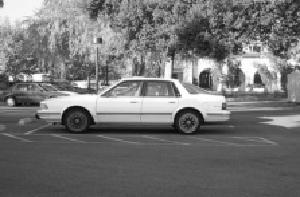
%> input picture cars/image_0001.jpg, 300 x 197 px; its folder holds only this picture in this run
$ octave --eval "delta2;"   (GNU Octave 9; MATLAB toolbox functions it lacks are replaced by stand-ins)
%> lines starting %> are read from the running program, lines starting %| are printed output that depends on the picture
function delta2()
clc;
trainTestRatio = 0.7;
f = @logsig;
gradf = @(x) f(x).*(1 - f(x));

[xTrain, dTrain, xTest, dTest, imgTest] = Load('cars', 'airplanes', trainTestRatio);
[w, E] = OfflineLearning(xTrain, dTrain, f, gradf, @Stop);

y = Predict(xTest, f, w);
y = OutputToClass(y, max(dTest(:)));
Draw(y, dTest, imgTest);
% [2 lines not run here, left out]
function Draw(predicted, actual, X)
c = ["car", "airplane"];
close all;
nrows = 5;
ncols = 5;
predicted = predicted + 1;
actual = actual + 1;
for i = 1:nrows
    for j = 1:ncols
        k = (i - 1) * ncols + j;
        subplot(nrows, ncols, k);
        k
        img = uint8(reshape (X(k,:),64,64));
        imshow(img);
        xlabel(c(predicted(k)));
    end
end
set(gcf, 'Position', [50, 211, 560, 690]);
%MinGui()

figure
confusionchart(c(actual), c(predicted));
set(gcf, 'Position', [50, 0, 560, 136]);
%MinGui()
end


function outp = OutputToClass(y,number)
outp = y>number/2;
end

function [xTrain, dTrain, xTest, dTest, imgTest] = Load(folder1, folder2, trainTestRatio)
%> called with folder1 = 'cars', folder2 = 'airplanes', trainTestRatio = 0.7
[img0, N0] = LoadFolder(folder1);
%> in LoadFolder, img_i is the input picture: size 197x300 uint8; min 0, max 255, mean 115.7
%> in LoadFolder, `img_i = imresize(img_i, [64, 64]);`:
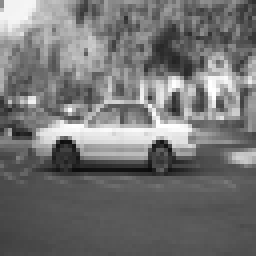
%> img_i: size 64x64 uint8 (shown 4 times larger); min 11, max 255, mean 115.7
%> img0 = 4096 values, max 255 at index 1116, min 11 at index 2411, mean 115.7; N0 = 1
[img1, N1] = LoadFolder(folder2);
d = [zeros(N0, 1); ones(N1, 1)];
img = [img0; img1];
%> img has the same summary as img0
N = N0 + N1;
%> N = 1
p = randperm(N);
d = d(p);
%> d = 0
X = zscore(img(p, :));
%> X = 4096 values, max 2.83 at index 1116, min -2.13 at index 2411, mean 0
n = round(N * trainTestRatio);
%> n = 1
xTrain = X(1:n, :);
%> xTrain has the same summary as X
xTest = X(n+1:end, :);
%> xTest = []
dTrain = d(1:n);
%> dTrain = 0
dTest = d(n+1:end);
%> dTest = []
imgTest = img(p(n+1:end), :);
%> imgTest = []
%> in delta2, `[xTrain, dTrain, xTest, dTest, imgTest] = Load('cars', 'airplanes', tr..`: xTrain has the same summary as X in Load; dTrain = 0; xTest = []
end

function [img, N] = LoadFolder(folder)
files = dir([folder '/*.jpg']);
N = length(files);
img = [];

for i = 1:N
    fprintf('loading %s\n', files(i).name);
    img_i = imread([folder '/' files(i).name]);
    img_i = imresize(img_i, [64, 64]);

    if size(img_i, 3) == 3
        img_i = rgb2gray(img_i);
    end

    img(i, :) = double(img_i(:))';
end
end

function z = Stop(E, epoch)
if epoch > 10000, z = true; return; end
if length (E) < 10, z = false; return; end

if E(end - 9) < E(end) || ...
   E(end - 9) - E(end) < 1e-3
    z = true;
    return
end

z = false;
end

function y = Predict(x, f, w)
y = zeros(size(x, 1), size(w, 2));

for i = 1:size(x, 1)
    y(i, :) = f((x(i, :)*w)); %*w nem biztos
end

end

function [w,E] = OfflineLearning(x, d, f, gradf, stop)
%> called with d = 0
    [~, n] = size(x);
%> n = 4096
    w = randn(n,size(d,2));
    epoch = 0;
    lr = 0.0005;
    while true
         v = x * w;
         y = f(v);
         e = y - d;
         g = x' * (e .* gradf(v)); %
         w = w - lr * g;
         E = sum(e(:).^2);
         if stop(E, epoch), break; end
         epoch = epoch + 1;
    end
%> after the loop, epoch = 10001; w = 4096 values, max 3.29 at index 3259, min -3.76 at index 1167, mean -0.000924
end
%> in delta2, `[w, E] = OfflineLearning(xTrain, dTrain, f, gradf, @Stop);`: E = 1
%> in delta2, `y = Predict(xTest, f, w);`: y = []
%> (the run ends here)

$ run again, on cars/image_0005.jpg
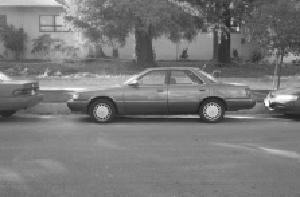
%> input picture cars/image_0005.jpg, 300 x 197 px
%> in LoadFolder, img_i is the input picture: size 197x300 uint8; min 17, max 255, mean 120.9
%> in LoadFolder, `img_i = imresize(img_i, [64, 64]);`:
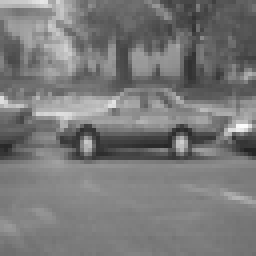
%> img_i: size 64x64 uint8 (shown 4 times larger); min 35, max 252, mean 120.9
%> img0 = 4096 values, max 252 at index 3872, min 35 at index 3942, mean 120.9; N0 = 1
%> img has the same summary as img0
%> d = 0
%> X = 4096 values, max 4.33 at index 3872, min -2.84 at index 3942, mean -1.39e-17
%> in Load, `n = round(N * trainTestRatio);`: n = 1
%> in Load, `xTrain = X(1:n, :);`: xTrain has the same summary as X
%> in Load, `xTest = X(n+1:end, :);`: xTest = []
%> in Load, `dTrain = d(1:n);`: dTrain = 0
%> in Load, `dTest = d(n+1:end);`: dTest = []
%> in delta2, `[xTrain, dTrain, xTest, dTest, imgTest] = Load('cars', 'airplanes', tr..`: xTrain has the same summary as X in Load; dTrain = 0; xTest = []
%> after the loop in OfflineLearning, `while true`: epoch = 10001; w = 4096 values, max 3.29 at index 3259, min -3.76 at index 1167, mean -0.000924
%> in delta2, `[w, E] = OfflineLearning(xTrain, dTrain, f, gradf, @Stop);`: E = 1
%> in delta2, `y = Predict(xTest, f, w);`: y = []

$ run again, on cars/image_0006.jpg
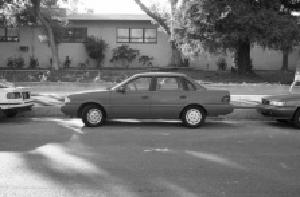
%> input picture cars/image_0006.jpg, 300 x 197 px
%> in LoadFolder, img_i is the input picture: size 197x300 uint8; min 0, max 255, mean 113.5
%> in LoadFolder, `img_i = imresize(img_i, [64, 64]);`:
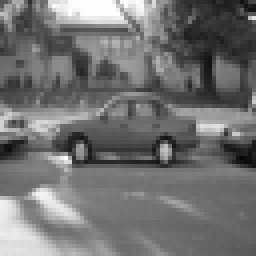
%> img_i: size 64x64 uint8 (shown 4 times larger); min 7, max 255, mean 113.5
%> img0 = 4096 values, max 255 at index 1064, min 7 at index 3880, mean 113.5; N0 = 1
%> img has the same summary as img0
%> d = 0
%> X = 4096 values, max 3.02 at index 1064, min -2.27 at index 3880, mean -2.78e-17
%> in Load, `n = round(N * trainTestRatio);`: n = 1
%> in Load, `xTrain = X(1:n, :);`: xTrain has the same summary as X
%> in Load, `xTest = X(n+1:end, :);`: xTest = []
%> in Load, `dTrain = d(1:n);`: dTrain = 0
%> in Load, `dTest = d(n+1:end);`: dTest = []
%> in delta2, `[xTrain, dTrain, xTest, dTest, imgTest] = Load('cars', 'airplanes', tr..`: xTrain has the same summary as X in Load; dTrain = 0; xTest = []
%> the loop in OfflineLearning, `while true` made 10002 passes
%> (v, y, e, E) on passes 1 to 3: (-3.58, 0.0272, 0.0272, 0.00074), (-3.58, 0.0272, 0.0272, 0.000738), (-3.58, 0.0271, 0.0271, 0.000736)
%> after the loop in OfflineLearning, `while true`: epoch = 10001; w = 4096 values, max 3.29 at index 3259, min -3.76 at index 1167, mean -0.000924
%> in delta2, `[w, E] = OfflineLearning(xTrain, dTrain, f, gradf, @Stop);`: E = 2.4e-05
%> in delta2, `y = Predict(xTest, f, w);`: y = []

$ run again, on cars/image_0007.jpg
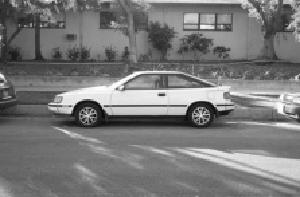
%> input picture cars/image_0007.jpg, 300 x 197 px
%> in LoadFolder, img_i is the input picture: size 197x300 uint8; min 0, max 255, mean 120.5
%> in LoadFolder, `img_i = imresize(img_i, [64, 64]);`:
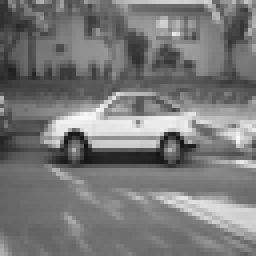
%> img_i: size 64x64 uint8 (shown 4 times larger); min 18, max 250, mean 120.5
%> img0 = 4096 values, max 250 at index 3811, min 18 at index 1381, mean 120.5; N0 = 1
%> img has the same summary as img0
%> d = 0
%> X = 4096 values, max 3.07 at index 3811, min -2.43 at index 1381, mean 0
%> in Load, `n = round(N * trainTestRatio);`: n = 1
%> in Load, `xTrain = X(1:n, :);`: xTrain has the same summary as X
%> in Load, `xTest = X(n+1:end, :);`: xTest = []
%> in Load, `dTrain = d(1:n);`: dTrain = 0
%> in Load, `dTest = d(n+1:end);`: dTest = []
%> in delta2, `[xTrain, dTrain, xTest, dTest, imgTest] = Load('cars', 'airplanes', tr..`: xTrain has the same summary as X in Load; dTrain = 0; xTest = []
%> the loop in OfflineLearning, `while true` made 10002 passes
%> (v, y, e, E) on passes 1 to 3: (-2.36, 0.0865, 0.0865, 0.00748), (-2.37, 0.0854, 0.0854, 0.00729), (-2.39, 0.0843, 0.0843, 0.00711)
%> after the loop in OfflineLearning, `while true`: epoch = 10001; w = 4096 values, max 3.29 at index 3259, min -3.76 at index 1167, mean -0.000924
%> in delta2, `[w, E] = OfflineLearning(xTrain, dTrain, f, gradf, @Stop);`: E = 2.48e-05
%> in delta2, `y = Predict(xTest, f, w);`: y = []

$ run again, on cars/image_0002.jpg
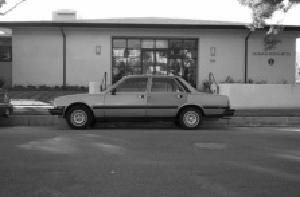
%> input picture cars/image_0002.jpg, 300 x 197 px
%> in LoadFolder, img_i is the input picture: size 197x300 uint8; min 0, max 255, mean 111.6
%> in LoadFolder, `img_i = imresize(img_i, [64, 64]);`:
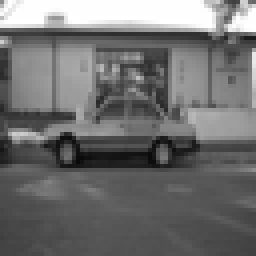
%> img_i: size 64x64 uint8 (shown 4 times larger); min 8, max 255, mean 111.6
%> img0 = 4096 values, max 255 at index 129, min 8 at index 1257, mean 111.6; N0 = 1
%> img has the same summary as img0
%> d = 0
%> X = 4096 values, max 2.6 at index 129, min -1.88 at index 1257, mean 3.47e-18
%> in Load, `n = round(N * trainTestRatio);`: n = 1
%> in Load, `xTrain = X(1:n, :);`: xTrain has the same summary as X
%> in Load, `xTest = X(n+1:end, :);`: xTest = []
%> in Load, `dTrain = d(1:n);`: dTrain = 0
%> in Load, `dTest = d(n+1:end);`: dTest = []
%> in delta2, `[xTrain, dTrain, xTest, dTest, imgTest] = Load('cars', 'airplanes', tr..`: xTrain has the same summary as X in Load; dTrain = 0; xTest = []
%> after the loop in OfflineLearning, `while true`: epoch = 10001; w = 4096 values, max 3.29 at index 3259, min -3.76 at index 1167, mean -0.000924
%> in delta2, `[w, E] = OfflineLearning(xTrain, dTrain, f, gradf, @Stop);`: E = 1.34e-70
%> in delta2, `y = Predict(xTest, f, w);`: y = []
